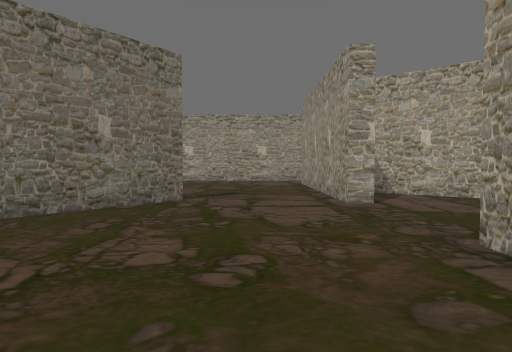
[1] (above)

21 first-person views from a walk through a level from a Godot 3-D game. The camera is 1.5 m above the floor, tilts 2° down and sees 75° across. The floor is counted in squares, 2 m on a side. Each view is taken from the middle of a square. On the plan, view 1 faces up. The plan holds only what a view shows up to about 11 squares ahead; the rest is blank. The place goes on beyond the plan. Characters and animated objects are not drawn.

[2]
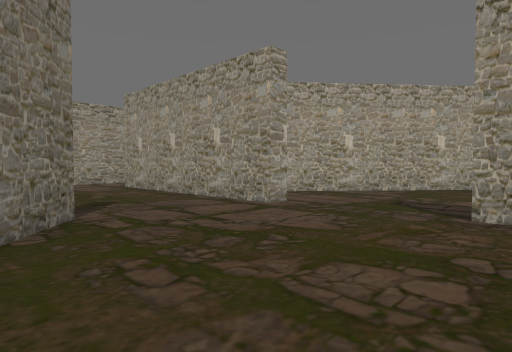

[3]
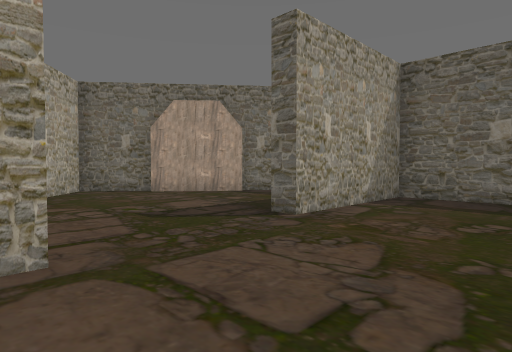

[4]
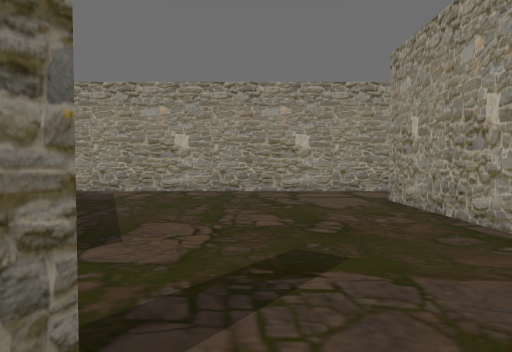

[5]
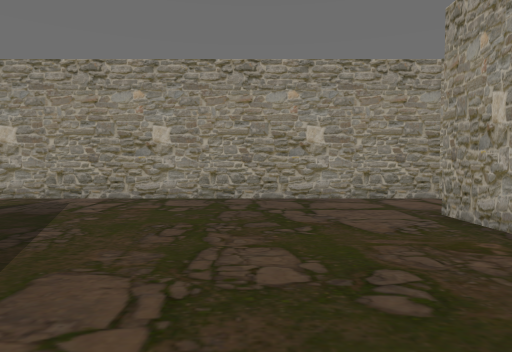

[6]
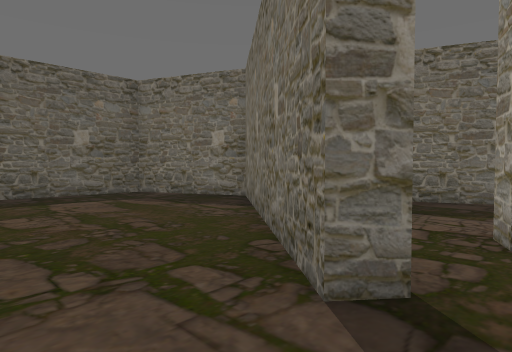

[7]
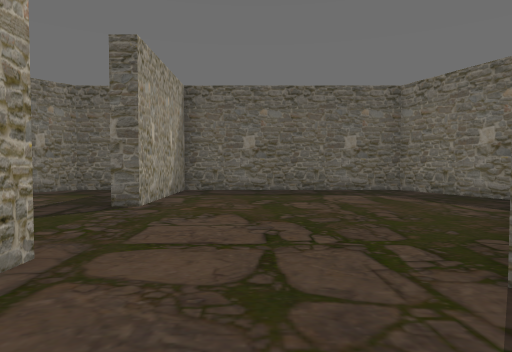

[8]
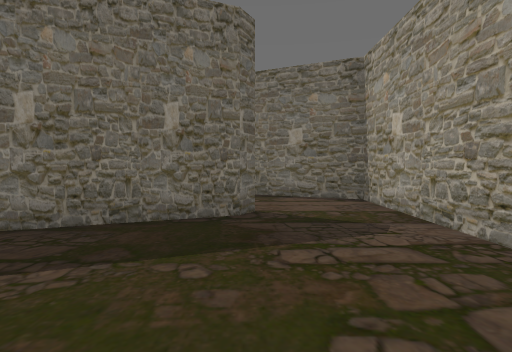

[9]
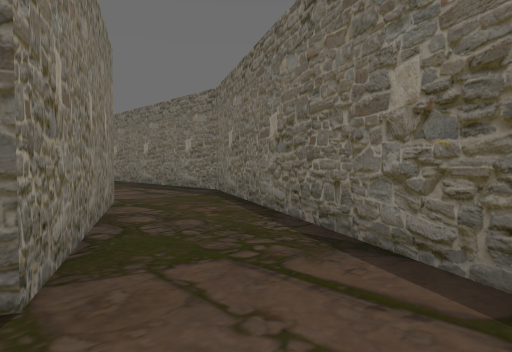

[10]
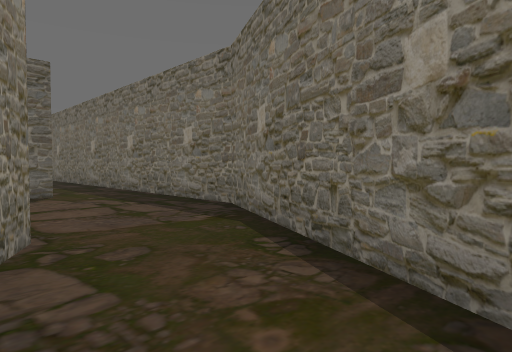

[11]
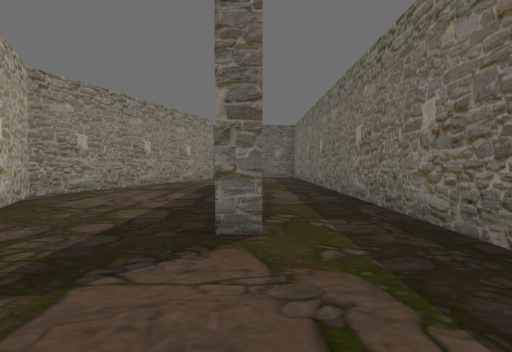

[12]
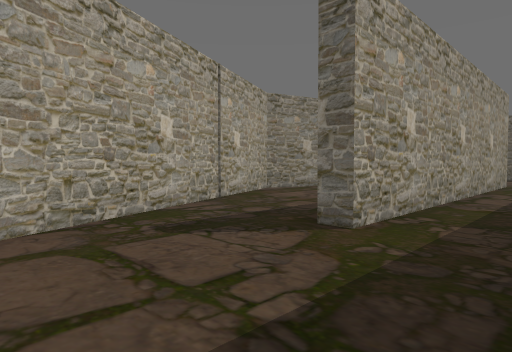

[13]
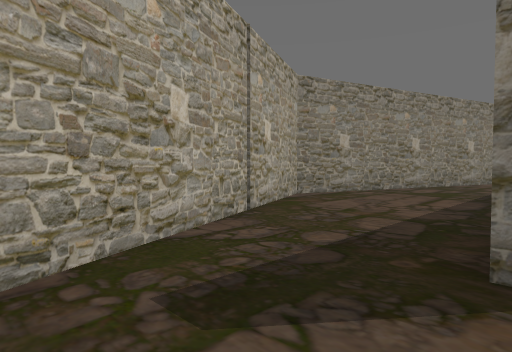

[14]
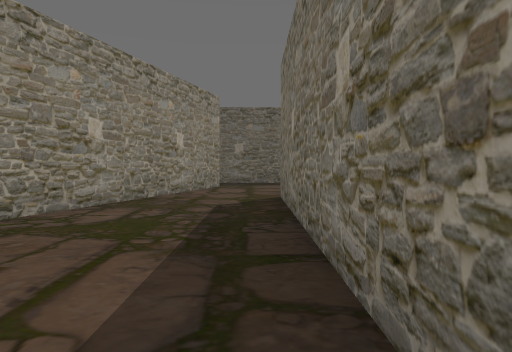

[15]
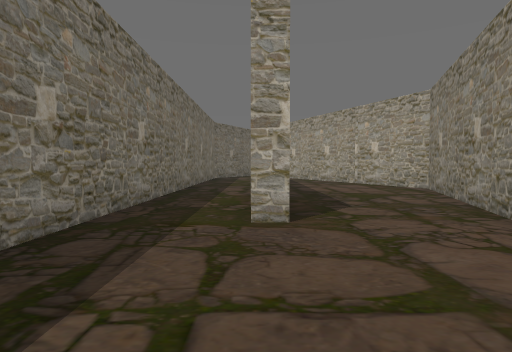

[16]
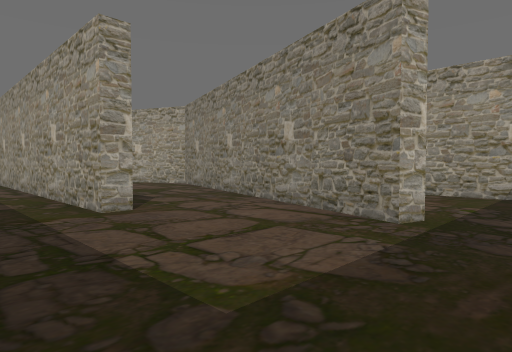

[17]
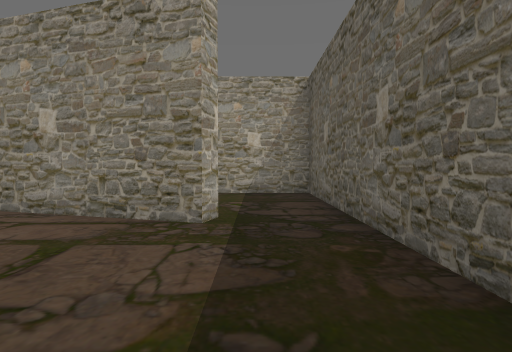

[18]
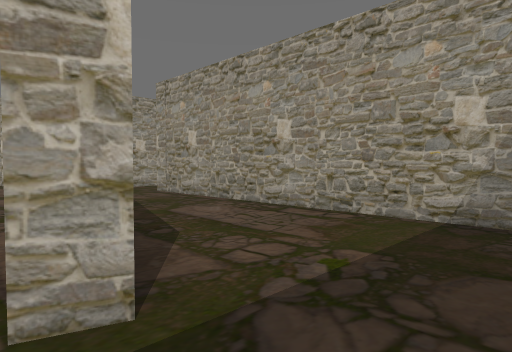

[19]
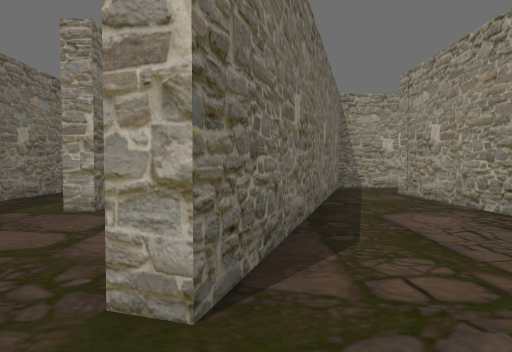

[20]
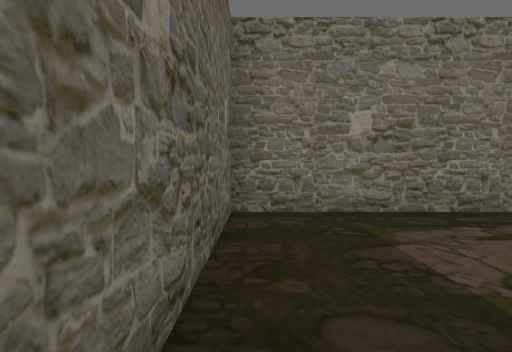

[21]
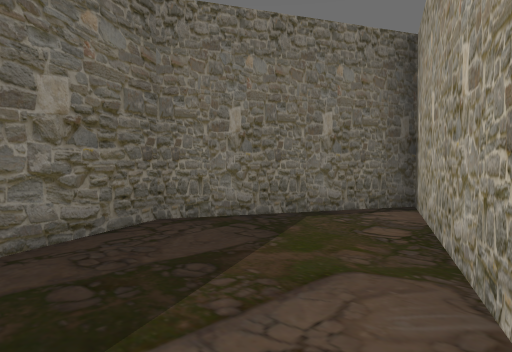

### Floor plan
Points are (right, up) in squares from view 1. A wall is a line through its corners. A room is listed if a view was taken in it or the views show most of it. See-through windows are left out.
Room 1 (views 1, 2, 3, 4, 5, 6, 7, 8, 9, 10)
walls: (-1.9, 7.3) (-1.5, 7) (-5.5, 2.2) (-4.2, -0.7) (2.1, -0.7) (2.1, 3.1) (2.6, 3.1); (-3.6, 7.5) (-4.1, 7.3); (2.4, 6.4) (1.8, 6.4) (1.8, 13); (-8.8, 8.2) (-6.3, 13) (-5.9, 12.8) (-4.7, 10.1); (3.1, 15.3) (-8.1, 15.3) (-10.9, 9.8); (4.1, -0.7) (5.2, -0.7) (6.1, 0.4); (5.9, 0.5) (7.6, 2.6); (7.7, 2.4) (9, 3.9) (3.1, 8.9)
ways out: opening at (-9.5, 9.5) to room 2; opening at (-4, 7) to room 6; closed door at (6.7, 1.3)
Room 2 (views 11, 12, 13)
walls: (-7.1, 4.7) (-7.9, 6.5); (-10.9, 9.8) (-12.2, 7.1) (-12.2, -6.4); (-10.1, -6.7) (-10.1, 3.5) (-9.5, 3.5)
ways out: opening at (-9.5, 9.5) to room 1; opening at (-8.5, 3.5) to room 3; opening at (-11.5, -6) to room 4
Room 3 (view 14)
walls: (-9.6, 0.4) (-9.6, -6.7) (-10.1, -6.7); (-6.9, -7.7) (-4.7, -0.8) (-7.1, 4.7)
ways out: opening at (-8.5, 3.5) to room 2; opening at (-9, -7) to room 4
Room 4 (views 15, 16, 17, 18)
walls: (-7.3, -10.5) (-7.8, -10.3) (-6.9, -7.7); (-12.2, -6.4) (-12.2, -12.4) (-7.5, -12.4)
ways out: opening at (-11.5, -6) to room 2; opening at (-9, -7) to room 3; opening at (-7, -11.5) to room 5
Room 5 (views 19, 20)
walls: (-7.5, -12.4) (-3.3, -12.4) (-3.3, -3.2); (-5, -3.3) (-7.3, -10.5)
ways out: opening at (-7, -11.5) to room 4; opening at (-4, -3)
Room 6 (view 21)
walls: (-4.2, 7.7) (-6.2, 12.2) (-8.2, 8.3) (-6.9, 5.4)
ways out: opening at (-4, 7) to room 1

Where each view was taken, in squares from view 1:
view 1: 0 up, 0 right, facing up
view 2: 2 up, 3 left, facing up-right
view 3: 7 up, 1 left, facing down-right
view 4: 6 up, 1 left, facing up
view 5: 8 up, 1 left, facing up
view 6: 8 up, 0 right, facing down-left
view 7: 9 up, 0 right, facing down
view 8: 13 up, 1 left, facing left
view 9: 15 up, 6 left, facing down-left
view 10: 12 up, 8 left, facing down-left
view 11: 7 up, 10 left, facing down
view 12: 7 up, 12 left, facing down-right
view 13: 6 up, 10 left, facing down-right
view 14: 1 up, 9 left, facing down
view 15: 11 down, 10 left, facing up
view 16: 12 down, 12 left, facing up-right
view 17: 11 down, 12 left, facing right
view 18: 12 down, 8 left, facing up-right
view 19: 12 down, 7 left, facing up
view 20: 12 down, 7 left, facing left
view 21: 6 up, 4 left, facing up-left
